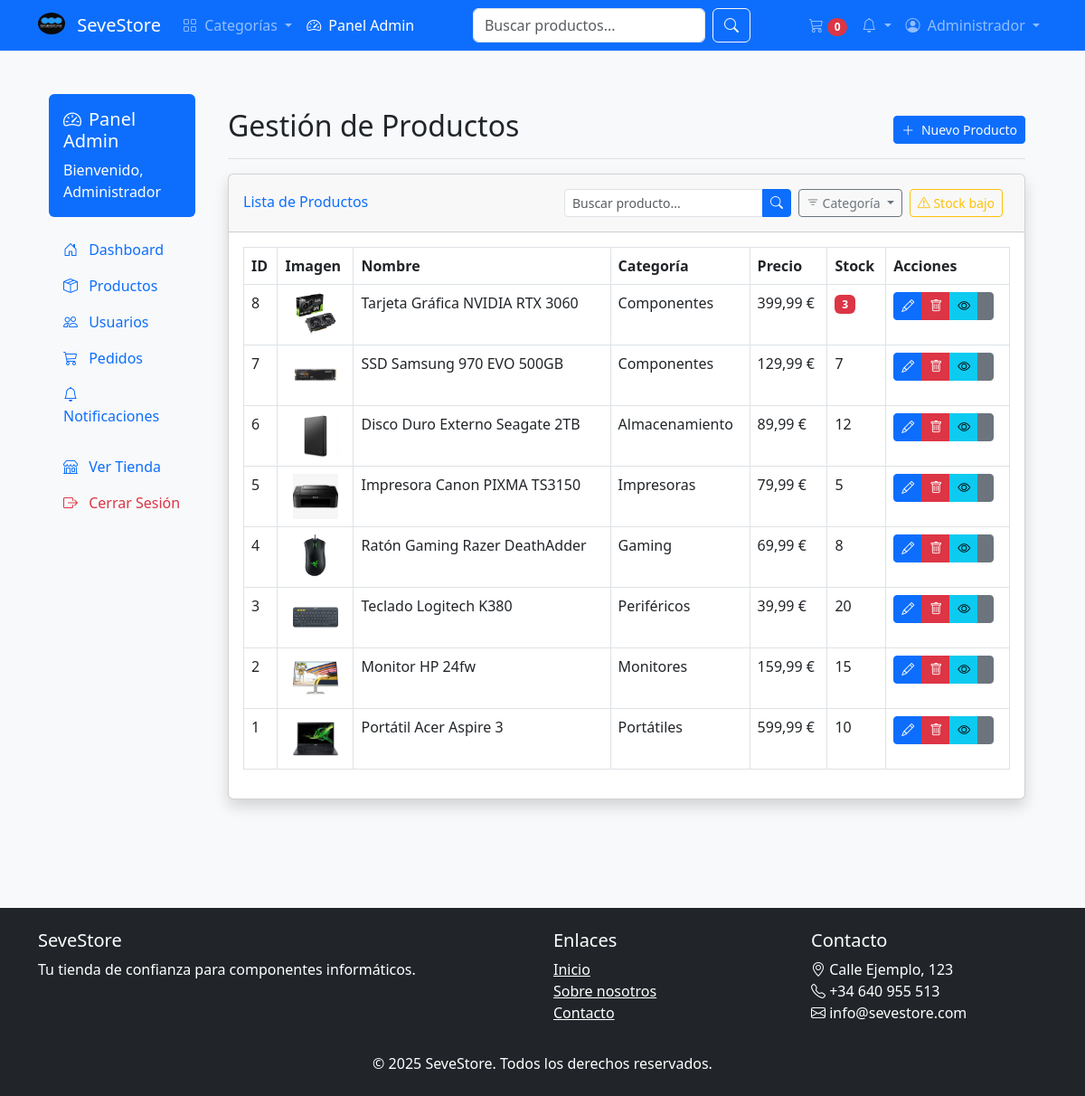
The app's page /admin_panel.php?section=productos (signed in) with its own data.
### tables this page shows
CREATE TABLE IF NOT EXISTS productos (
    id INT AUTO_INCREMENT PRIMARY KEY,
    nombre VARCHAR(150) NOT NULL,
    descripcion_corta VARCHAR(255) NOT NULL,
    descripcion TEXT NOT NULL,
    precio DECIMAL(10,2) NOT NULL,
    stock INT NOT NULL DEFAULT 0,
    imagen VARCHAR(255) DEFAULT 'default.jpg',
    categoria VARCHAR(100) NOT NULL,
    fecha_creacion TIMESTAMP DEFAULT CURRENT_TIMESTAMP
);

### includes/functions.php (called while the page is built, shortened)
<?php
function formatearPrecio($price) {
    return number_format($price, 2, ',', '.') . ' €';
}

### admin/productos.php (the view, shortened to what this page needs)
<?php
switch ($action) {
    case 'list':
    default:
        $stock_filter = isset($_GET['filter']) && $_GET['filter'] === 'low_stock';
        $categoria_filter = isset($_GET['categoria']) ? trim($_GET['categoria']) : '';
        $where_clauses = [];
        $params = [];
        $where_clause = !empty($where_clauses) ? "WHERE " . implode(" AND ", $where_clauses) : "";
        $page = isset($_GET['page']) ? max(1, intval($_GET['page'])) : 1;
        $per_page = 10;
        $offset = ($page - 1) * $per_page;
        $query = "SELECT * FROM productos $where_clause ORDER BY id DESC LIMIT $per_page OFFSET $offset";
        $stmt = $db->prepare($query);
        $stmt->execute($params);
        $productos = $stmt->fetchAll(PDO::FETCH_ASSOC);
        ?>
        <div class="card shadow mb-4">
            <div class="card-header py-3">
                <div class="d-flex justify-content-between align-items-center flex-wrap">
                    <h6 class="m-0 font-weight-bold text-primary">Lista de Productos</h6>
                    <div class="d-flex flex-wrap mt-2 mt-md-0">
                        <form action="admin_panel.php" method="get" class="d-none d-sm-inline-block me-2">
                            <div class="input-group">
                                <input type="text" class="form-control form-control-sm" name="term" placeholder="Buscar producto...">
                                <button class="btn btn-sm btn-primary" type="submit">
                                    <i class="bi bi-search"></i>
                                </button>
                            </div>
                        </form>
                        <div class="dropdown me-2">
                            <button class="btn btn-sm btn-outline-secondary dropdown-toggle" type="button" id="categoriaDropdown" data-bs-toggle="dropdown" aria-expanded="false">
                                <i class="bi bi-filter"></i> Categoría
                            </button>
                        </div>
                        <?php if ($stock_filter): ?>
                            <a href="admin_panel.php?section=productos<?php echo !empty($categoria_filter) ? '&categoria=' . urlencode($categoria_filter) : ''; ?>" class="btn btn-sm btn-outline-secondary me-2">
                                <i class="bi bi-x"></i> Quitar filtro stock
                            </a>
                        <?php else: ?>
                            <a href="admin_panel.php?section=productos&filter=low_stock<?php echo !empty($categoria_filter) ? '&categoria=' . urlencode($categoria_filter) : ''; ?>" class="btn btn-sm btn-outline-warning me-2">
                                <i class="bi bi-exclamation-triangle"></i> Stock bajo
                            </a>
                        <?php endif; ?>
                    </div>
                </div>
            </div>
            <div class="card-body">
                <?php if (empty($productos)): ?>
                    <p class="text-center text-muted">
                        No hay productos
                        <?php echo $stock_filter ? 'con stock bajo' : ''; ?>
                        <?php echo !empty($categoria_filter) ? 'en la categoría ' . htmlspecialchars($categoria_filter) : ''; ?>.
                    </p>
                <?php else: ?>
                    <div class="table-responsive">
                        <table class="table table-bordered table-hover" id="dataTable">
                            <thead>
                                <tr>
                                    <th>ID</th>
                                    <th>Imagen</th>
                                    <th>Nombre</th>
                                    <th>Categoría</th>
                                    <th>Precio</th>
                                    <th>Stock</th>
                                    <th>Acciones</th>
                                </tr>
                            </thead>
                            <tbody>
                                <?php foreach ($productos as $producto): ?>
                                    <tr>
                                        <td><?php echo $producto['id']; ?></td>
                                        <td class="text-center">
                                            <img src="assets/img/productos/<?php echo !empty($producto['imagen']) ? htmlspecialchars($producto['imagen']) : 'default.jpg'; ?>"
                                                alt="<?php echo htmlspecialchars($producto['nombre']); ?>"
                                                style="width: 50px; height: 50px; object-fit: contain;">
                                        </td>
                                        <td><?php echo htmlspecialchars($producto['nombre']); ?></td>
                                        <td><?php echo htmlspecialchars($producto['categoria']); ?></td>
                                        <td><?php echo formatearPrecio($producto['precio']); ?></td>
                                        <td>
                                            <?php if ($producto['stock'] < 5): ?>
                                                <span class="badge bg-danger"><?php echo $producto['stock']; ?></span>
                                            <?php else: ?>
                                                <?php echo $producto['stock']; ?>
                                            <?php endif; ?>
                                        </td>
                                        <td>
                                            <div class="btn-group" role="group">
                                                <a href="admin_panel.php?section=productos&action=edit&id=<?php echo $producto['id']; ?>" class="btn btn-sm btn-primary" title="Editar">
                                                    <i class="bi bi-pencil"></i>
                                                </a>
                                                <button type="button" class="btn btn-sm btn-danger" data-bs-toggle="modal" data-bs-target="#deleteConfirmModal" data-bs-delete-url="admin_panel.php?section=productos&action=delete&id=<?php echo $producto['id']; ?>" title="Eliminar">
                                                    <i class="bi bi-trash"></i>
                                                </button>
                                                <a href="../product.php?id=<?php echo $producto['id']; ?>" class="btn btn-sm btn-info" target="_blank" title="Ver en tienda">
                                                    <i class="bi bi-eye"></i>
                                                </a>
                                                <a href="admin_panel.php?section=productos&action=duplicate&id=<?php echo $producto['id']; ?>" class="btn btn-sm btn-secondary" title="Duplicar producto" onclick="return confirm('¿Desea duplicar este producto?');">
                                                </a>
                                            </div>
                                        </td>
                                    </tr>
                                <?php endforeach; ?>
                            </tbody>
                        </table>
                    </div>
                <?php endif; ?>
            </div>
        </div>
        <?php
        break;
}
?>

### assets/css/styles.css (style rules this page uses)
body { min-height: 100vh; display: flex; flex-direction: column; background-color: #f8f9fa; }

### records on screen
productos: id "8", imagen (picture), nombre "Tarjeta Gráfica NVIDIA RTX 3060", categoria "Componentes", precio "399,99 €", stock "3"
productos: id "7", imagen (picture), nombre "SSD Samsung 970 EVO 500GB", categoria "Componentes", precio "129,99 €", stock "7"
productos: id "6", imagen (picture), nombre "Disco Duro Externo Seagate 2TB", categoria "Almacenamiento", precio "89,99 €", stock "12"
productos: id "5", imagen (picture), nombre "Impresora Canon PIXMA TS3150", categoria "Impresoras", precio "79,99 €", stock "5"
productos: id "4", imagen (picture), nombre "Ratón Gaming Razer DeathAdder", categoria "Gaming", precio "69,99 €", stock "8"
productos: id "3", imagen (picture), nombre "Teclado Logitech K380", categoria "Periféricos", precio "39,99 €", stock "20"
productos: id "2", imagen (picture), nombre "Monitor HP 24fw", categoria "Monitores", precio "159,99 €", stock "15"
productos: id "1", imagen (picture), nombre "Portátil Acer Aspire 3", categoria "Portátiles", precio "599,99 €", stock "10"

### other values on screen
verificarSiHayProductosEnCarrito() "0"
$_SESSION['user_name'] "Administrador"
$page_title "Gestión de Productos"
